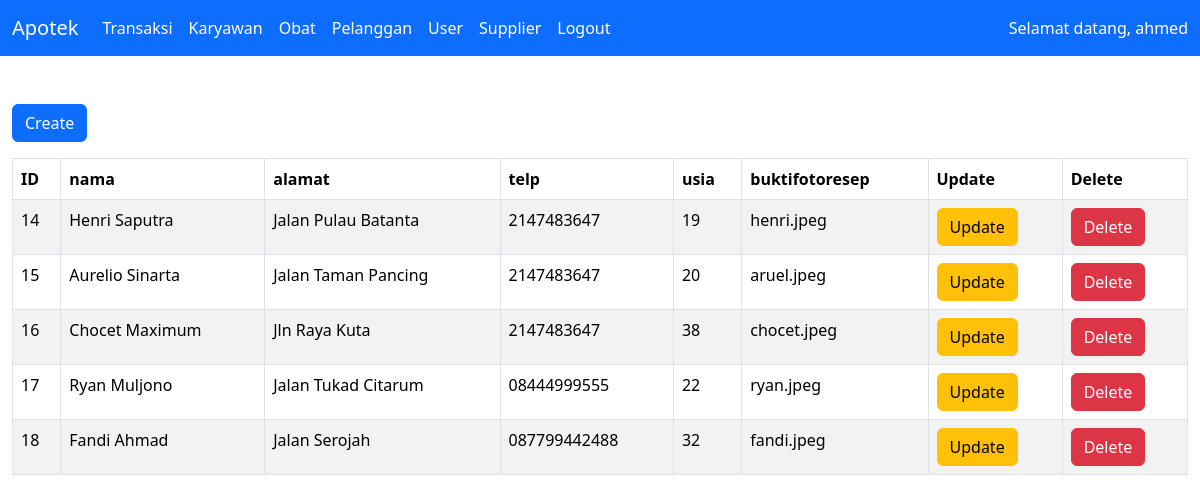
The app's page /pages/pelanggan.php (signed in) with its own data.
### tables this page shows
CREATE TABLE `tb_pelanggan` (
  `idpelanggan` int(4) NOT NULL,
  `namalengkap` varchar(50) NOT NULL,
  `alamat` varchar(100) NOT NULL,
  `telp` varchar(15) NOT NULL,
  `usia` int(3) NOT NULL,
  `buktifotoresep` varchar(255) NOT NULL
);

### pages/pelanggan.php (the view, shortened to what this page needs)
<?php
include "conn.php";
include "../components/header.php";
?>
<div class="container-fluid mt-5 pb-5">
    <a href="inputPelanggan.php" class="btn btn-primary mb-3">Create</a>
    <table class="table table-striped table-bordered">
        <thead>
            <tr>
                <th scope="col">ID </th>
                <th scope="col">nama</th>
                <th scope="col">alamat</th>
                <th scope="col">telp </th>
                <th scope="col">usia </th>
                <th scope="col">buktifotoresep </th>
                <th>Update</th>
                <th>Delete</th>
            </tr>
        </thead>
        <tbody>
            <?php
            $query = mysqli_query($conn, "SELECT * FROM tb_pelanggan");
            while ($data = mysqli_fetch_assoc($query)) {
            ?>
                <tr>
                    <td><?= $data['idpelanggan'] ?></td>
                    <td><?= $data['namalengkap'] ?></td>
                    <td><?= $data['alamat'] ?></td>
                    <td><?= $data['telp'] ?></td>
                    <td><?= $data['usia'] ?></td>
                    <td><?= $data['buktifotoresep'] ?></td>
                    <td><a href="updatePelanggan.php?id=<?= $data['idpelanggan'] ?>" class="btn btn-warning">Update</a></td>
                    <td><a href="deletePelanggan.php?id=<?= $data['idpelanggan'] ?>" class="btn btn-danger" onclick="return confirm('Are you sure you want to delete this pelanggan?');">Delete</a></td>
                </tr>
            <?php
            }
            ?>
        </tbody>
    </table>
</div>
<?php include "../components/footer.php";

### records on screen
tb_pelanggan: idpelanggan "14", namalengkap "Henri Saputra", alamat "Jalan Pulau Batanta", telp "2147483647", usia "19", buktifotoresep "henri.jpeg"
tb_pelanggan: idpelanggan "15", namalengkap "Aurelio Sinarta", alamat "Jalan Taman Pancing", telp "2147483647", usia "20", buktifotoresep "aruel.jpeg"
tb_pelanggan: idpelanggan "16", namalengkap "Chocet Maximum", alamat "Jln Raya Kuta", telp "2147483647", usia "38", buktifotoresep "chocet.jpeg"
tb_pelanggan: idpelanggan "17", namalengkap "Ryan Muljono", alamat "Jalan Tukad Citarum", telp "08444999555", usia "22", buktifotoresep "ryan.jpeg"
tb_pelanggan: idpelanggan "18", namalengkap "Fandi Ahmad", alamat "Jalan Serojah", telp "087799442488", usia "32", buktifotoresep "fandi.jpeg"

### other values on screen
$_SESSION['username'] "ahmed"
